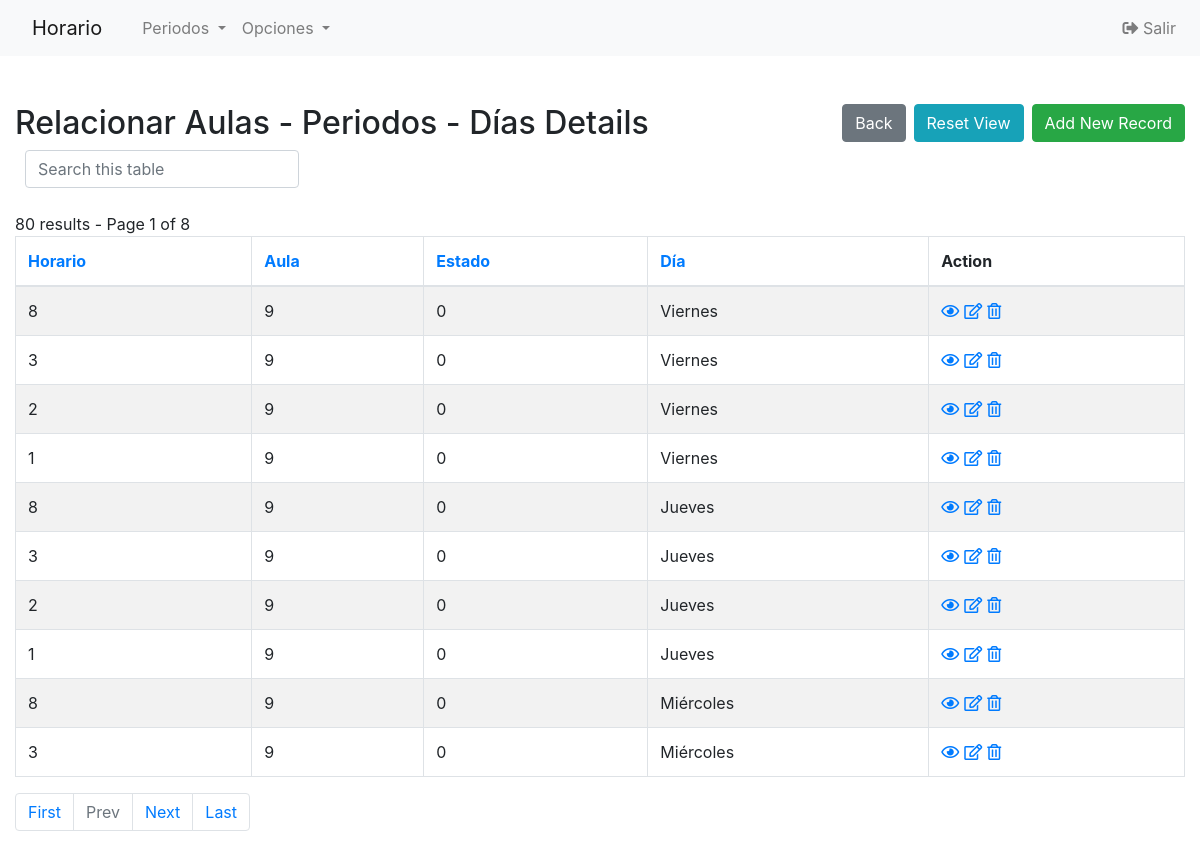
/Codigo/php/aulas_horarios-index.php (signed in), run on the app's committed database.
### tables this page shows
CREATE TABLE `aulas_horarios` (
  `ID_aulas_horarios` int(11) NOT NULL,
  `HORARIOS_DISPONIBLES_ID_horario_disponible` int(11) NOT NULL,
  `AULAS_DISPONIBLES_ID_aula_disponible` int(11) NOT NULL,
  `estado` int(1) DEFAULT '0',
  `dia` varchar(45) DEFAULT NULL
);

### Codigo/php/config.php (called while the page is built, shortened)
<?php
$no_of_records_per_page = 10;
?>

### Codigo/php/aulas_horarios-index.php (the view, shortened to what this page needs)
<!DOCTYPE html>
<html lang="en">
<head>
    <link rel="stylesheet" href="https://stackpath.bootstrapcdn.com/bootstrap/4.5.0/css/bootstrap.min.css">
</head>
<?php require_once('navbar.php'); ?>
<body>
    <section class="pt-5">
        <div class="container-fluid">
            <div class="row">
                <div class="col-md-12">
                    <div class="page-header clearfix">
                        <h2 class="float-left">Relacionar Aulas - Periodos - Días Details</h2>
                        <a href="aulas_horarios-create.php" class="btn btn-success float-right">Add New Record</a>
                        <a href="aulas_horarios-index.php" class="btn btn-info float-right mr-2">Reset View</a>
                        <a href="index1.php" class="btn btn-secondary float-right mr-2">Back</a>
                    </div>
                    <div class="form-row">
                        <form action="aulas_horarios-index.php" method="get">
                        <div class="col">
                          <input type="text" class="form-control" placeholder="Search this table" name="search">
                        </div>
                    </div>
                    <br>
                    <?php
                    require_once "config.php";
                    $domain   = $_SERVER['HTTP_HOST'];
                    $script   = $_SERVER['SCRIPT_NAME'];
                    $parameters   = $_GET ? $_SERVER['QUERY_STRING'] : "" ;
                    $protocol=($_SERVER['HTTPS'] == "on" ? "https" : "http");
                    $currenturl = $protocol . '://' . $domain. $script . '?' . $parameters;
                    if (isset($_GET['pageno'])) {
                        $pageno = $_GET['pageno'];
                    } else {
                        $pageno = 1;
                    }
                    $offset = ($pageno-1) * $no_of_records_per_page;
                    $total_pages_sql = "SELECT COUNT(*) FROM aulas_horarios";
                    $result = mysqli_query($link,$total_pages_sql);
                    $total_rows = mysqli_fetch_array($result)[0];
                    $total_pages = ceil($total_rows / $no_of_records_per_page);
                    $order = 'ID_aulas_horarios';
                    $sortBy = array('asc', 'desc'); $sort = 'desc';
                    $sql = "SELECT * FROM aulas_horarios ORDER BY $order $sort LIMIT $offset, $no_of_records_per_page";
                    $count_pages = "SELECT * FROM aulas_horarios";
                    if(!empty($_GET['search'])) {
                        $search = ($_GET['search']);
                        $sql = "SELECT * FROM aulas_horarios
                            WHERE CONCAT_WS (HORARIOS_DISPONIBLES_ID_horario_disponible,AULAS_DISPONIBLES_ID_aula_disponible,estado,dia)
                            LIKE '%$search%'
                            ORDER BY $order $sort
                            LIMIT $offset, $no_of_records_per_page";
                        $count_pages = "SELECT * FROM aulas_horarios
                            WHERE CONCAT_WS (HORARIOS_DISPONIBLES_ID_horario_disponible,AULAS_DISPONIBLES_ID_aula_disponible,estado,dia)
                            LIKE '%$search%'
                            ORDER BY $order $sort";
                    }
                    else {
                        $search = "";
                    }
                    if($result = mysqli_query($link, $sql)){
                        if(mysqli_num_rows($result) > 0){
                            if ($result_count = mysqli_query($link, $count_pages)) {
                               $total_pages = ceil(mysqli_num_rows($result_count) / $no_of_records_per_page);
                           }
                            $number_of_results = mysqli_num_rows($result_count);
                            echo " " . $number_of_results . " results - Page " . $pageno . " of " . $total_pages;
                            echo "<table class='table table-bordered table-striped'>";
                                echo "<thead>";
                                    echo "<tr>";
                                        echo "<th><a href=?search=$search&sort=&order=HORARIOS_DISPONIBLES_ID_horario_disponible&sort=$sort>Horario</th>";
										echo "<th><a href=?search=$search&sort=&order=AULAS_DISPONIBLES_ID_aula_disponible&sort=$sort>Aula</th>";
										echo "<th><a href=?search=$search&sort=&order=estado&sort=$sort>Estado</th>";
										echo "<th><a href=?search=$search&sort=&order=dia&sort=$sort>Día</th>";
                                        echo "<th>Action</th>";
                                    echo "</tr>";
                                echo "</thead>";
                                echo "<tbody>";
                                while($row = mysqli_fetch_array($result)){
                                    echo "<tr>";
                                    echo "<td>" . htmlspecialchars($row['HORARIOS_DISPONIBLES_ID_horario_disponible']) . "</td>";echo "<td>" . htmlspecialchars($row['AULAS_DISPONIBLES_ID_aula_disponible']) . "</td>";echo "<td>" . htmlspecialchars($row['estado']) . "</td>";echo "<td>" . htmlspecialchars($row['dia']) . "</td>";
                                        echo "<td>";
                                            echo "<a href='aulas_horarios-read.php?ID_aulas_horarios=". $row['ID_aulas_horarios'] ."' title='View Record' data-toggle='tooltip'><i class='far fa-eye'></i></a>";
                                            echo "<a href='aulas_horarios-update.php?ID_aulas_horarios=". $row['ID_aulas_horarios'] ."' title='Update Record' data-toggle='tooltip'><i class='far fa-edit'></i></a>";
                                            echo "<a href='aulas_horarios-delete.php?ID_aulas_horarios=". $row['ID_aulas_horarios'] ."' title='Delete Record' data-toggle='tooltip'><i class='far fa-trash-alt'></i></a>";
                                        echo "</td>";
                                    echo "</tr>";
                                }
                                echo "</tbody>";
                            echo "</table>";
?>
                                <ul class="pagination" align-right>
                                <?php
                                    $new_url = preg_replace('/&?pageno=[^&]*/', '', $currenturl);
                                 ?>
                                    <li class="page-item"><a class="page-link" href="<?php echo $new_url .'&pageno=1' ?>">First</a></li>
                                    <li class="page-item <?php if($pageno <= 1){ echo 'disabled'; } ?>">
                                        <a class="page-link" href="<?php if($pageno <= 1){ echo '#'; } else { echo $new_url ."&pageno=".($pageno - 1); } ?>">Prev</a>
                                    </li>
                                    <li class="page-item <?php if($pageno >= $total_pages){ echo 'disabled'; } ?>">
                                        <a class="page-link" href="<?php if($pageno >= $total_pages){ echo '#'; } else { echo $new_url . "&pageno=".($pageno + 1); } ?>">Next</a>
                                    </li>
                                    <li class="page-item <?php if($pageno >= $total_pages){ echo 'disabled'; } ?>">
                                        <a class="page-item"><a class="page-link" href="<?php echo $new_url .'&pageno=' . $total_pages; ?>">Last</a>
                                    </li>
                                </ul>
<?php
                        } else{
                            echo "<p class='lead'><em>No records were found.</em></p>";
                        }
                    } else{
                        echo "ERROR: Could not able to execute $sql. " . mysqli_error($link);
                    }
                    ?>
                </div>
            </div>
        </div>
    </section>
</body>
</html>

### Codigo/php/aulas_horarios-index.php (style rules this page uses)
.page-header h2 { margin-top: 0; }
table tr td:last-child a { margin-right: 5px; }
body { font-size: 14px; }

### data on the page
aulas_horarios: HORARIOS_DISPONIBLES_ID_horario_disponible "8", AULAS_DISPONIBLES_ID_aula_disponible "9", estado "0", dia "Viernes"
aulas_horarios: HORARIOS_DISPONIBLES_ID_horario_disponible "3", AULAS_DISPONIBLES_ID_aula_disponible "9", estado "0", dia "Viernes"
aulas_horarios: HORARIOS_DISPONIBLES_ID_horario_disponible "2", AULAS_DISPONIBLES_ID_aula_disponible "9", estado "0", dia "Viernes"
aulas_horarios: HORARIOS_DISPONIBLES_ID_horario_disponible "1", AULAS_DISPONIBLES_ID_aula_disponible "9", estado "0", dia "Viernes"
aulas_horarios: HORARIOS_DISPONIBLES_ID_horario_disponible "8", AULAS_DISPONIBLES_ID_aula_disponible "9", estado "0", dia "Jueves"
aulas_horarios: HORARIOS_DISPONIBLES_ID_horario_disponible "3", AULAS_DISPONIBLES_ID_aula_disponible "9", estado "0", dia "Jueves"
aulas_horarios: HORARIOS_DISPONIBLES_ID_horario_disponible "2", AULAS_DISPONIBLES_ID_aula_disponible "9", estado "0", dia "Jueves"
aulas_horarios: HORARIOS_DISPONIBLES_ID_horario_disponible "1", AULAS_DISPONIBLES_ID_aula_disponible "9", estado "0", dia "Jueves"
aulas_horarios: HORARIOS_DISPONIBLES_ID_horario_disponible "8", AULAS_DISPONIBLES_ID_aula_disponible "9", estado "0", dia "Miércoles"
aulas_horarios: HORARIOS_DISPONIBLES_ID_horario_disponible "3", AULAS_DISPONIBLES_ID_aula_disponible "9", estado "0", dia "Miércoles"

### other printed values
$number_of_results "80"
$pageno "1"
$total_pages "8"
